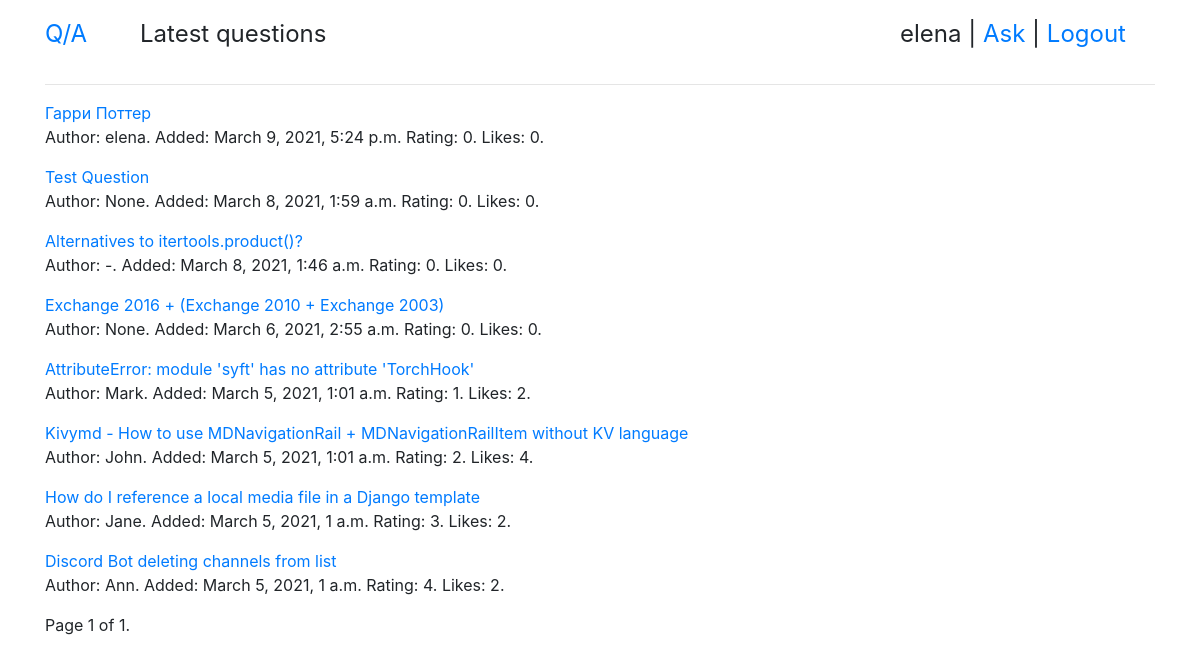
Screenshot of / (signed in) with the database file from the repository.
### qa/models.py (models this page shows)
class Question(models.Model):
    objects = QuestionManager()
    title = models.CharField(default='', max_length=255)
    text = models.TextField(default='')
    added_at = models.DateTimeField(null=True, auto_now_add=True)
    rating = models.IntegerField(default=0)
    author = models.ForeignKey(User, null=True, on_delete=models.SET_NULL)
    likes = models.ManyToManyField(User, null=True, related_name='question_like_user')
    def __str__(self):
        return self.title
    def get_url(self):
        return reverse("question-id", kwargs={'pk': self.id})

### qa/views.py (the view)
# urls.py: path('', latest),
def latest(request, *args, **kwargs):
    try:
        questions = Question.objects.new()
    except Question.DoesNotExist:
        raise Http404
    page_obj = paginate(request, questions)
    return render(request, 'list.html', {
        'title': 'Latest questions',
        'user': request.user,
        'page_obj': page_obj,
    })

### qa/models.py (called while the page is built)
    def new(self):
        return self.order_by('-added_at')

### qa/views.py (called while the page is built)
def paginate(request, objects):
    try:
        limit = int(request.GET.get('limit', 10))
    except ValueError:
        limit = 10
    if limit > 10:
        limit = 10
    try:
        page_number = int(request.GET.get('page', 1))
    except ValueError:
        raise Http404
    paginator = Paginator(objects, limit)
    try:
        page = paginator.page(page_number)
    except EmptyPage:
        page = paginator.page(paginator.num_pages)
    return page

### qa/templates/list.html (shortened to what this page needs)
{% extends 'base.html' %}
{% block page %}{{ title }}{% endblock %}
{% block content %}
    {% for question in page_obj %}
        <p><a href="{{ question.get_url }}">{{ question }}</a><br>
            Author: {{ question.author }}.
            Added: {{ question.added_at }}
            Rating: {{ question.rating }}.
            Likes: {{ question.likes.count }}.
        </p>
    {% endfor %}
    <div class="pagination">
        <span class="step-links">
            <span class="current">
                Page {{ page_obj.number }} of {{ page_obj.paginator.num_pages }}.
            </span>
        </span>
    </div>
{% endblock %}

### qa/templates/base.html (shortened to what this page needs)
<!DOCTYPE html>
<html lang="en">
<head>
    <link rel="stylesheet" href="https://stackpath.bootstrapcdn.com/bootstrap/4.5.2/css/bootstrap.min.css">
</head>
<body>
    <div class="container">
        <div class="row py-3" style="font-size: 1.5em">
            <div class="col-1"><a href="/">Q/A</a></div>
            <div class="col-8">{% block page %}{% endblock %}</div>
            <div class="col-3">
                {% if not user.is_authenticated %}
                    <a href="/signup/">Sign up</a> | <a href="/login/">Login</a>
                    <a href="/login/"></a>
                {% else %}
                    {{ user }} | <a href="/ask/">Ask</a> | <a href="/logout/">Logout</a>
                {% endif %}
            </div>
        </div>
        <hr>
        {% block content %}
        {% endblock %}
    </div>
</body>
</html>

### rows the page displays
Question: title "Гарри Поттер", author "elena", added_at "March 9, 2021, 5:24 p.m.", rating "0", likes.count "0"
Question: title "Test Question", author "None", added_at "March 8, 2021, 1:59 a.m.", rating "0", likes.count "0"
Question: title "Alternatives to itertools.product()?", author "-", added_at "March 8, 2021, 1:46 a.m.", rating "0", likes.count "0"
Question: title "Exchange 2016 + (Exchange 2010 + Exchange 2003)", author "None", added_at "March 6, 2021, 2:55 a.m.", rating "0", likes.count "0"
Question: title "AttributeError: module 'syft' has no attribute 'TorchHook'", author "Mark", added_at "March 5, 2021, 1:01 a.m.", rating "1", likes.count "2"
Question: title "Kivymd - How to use MDNavigationRail + MDNavigationRailItem without KV language", author "John", added_at "March 5, 2021, 1:01 a.m.", rating "2", likes.count "4"
Question: title "How do I reference a local media file in a Django template", author "Jane", added_at "March 5, 2021, 1 a.m.", rating "3", likes.count "2"
Question: title "Discord Bot deleting channels from list", author "Ann", added_at "March 5, 2021, 1 a.m.", rating "4", likes.count "2"

### other values shown
{{ title }} "Latest questions"
{{ user }} "elena"
{{ page_obj.number }} "1"
{{ page_obj.paginator.num_pages }} "1"
